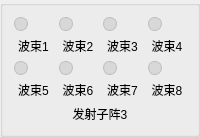
           <widget class="QGroupBox" name="grpArrayTx3">
            <property name="title">
             <string/>
            </property>
            <layout class="QVBoxLayout" name="layoutArrayTx3">
             <item>
              <layout class="QGridLayout" name="layoutArrayBeamsTx3">
               <item row="0" column="0">
                <layout class="QVBoxLayout" name="layoutTx3Beam1">
                 <item>
                  <widget class="QLabel" name="indicatorTx3Beam1">
                   <property name="minimumSize">
                    <size>
                     <width>14</width>
                     <height>14</height>
                    </size>
                   </property>
                   <property name="maximumSize">
                    <size>
                     <width>14</width>
                     <height>14</height>
                    </size>
                   </property>
                   <property name="styleSheet">
                    <string notr="true">background:#d8d8d8;border:1px solid #bdbdbd;border-radius:7px;</string>
                   </property>
                   <property name="text">
                    <string/>
                   </property>
                   <property name="alignment">
                    <set>Qt::AlignCenter</set>
                   </property>
                  </widget>
                 </item>
                 <item>
                  <widget class="QLabel" name="lblTx3Beam1">
                   <property name="text">
                    <string>波束1</string>
                   </property>
                   <property name="alignment">
                    <set>Qt::AlignCenter</set>
                   </property>
                  </widget>
                 </item>
                </layout>
               </item>
               <item row="0" column="1">
                <layout class="QVBoxLayout" name="layoutTx3Beam2">
                 <item>
                  <widget class="QLabel" name="indicatorTx3Beam2">
                   <property name="minimumSize">
                    <size>
                     <width>14</width>
                     <height>14</height>
                    </size>
                   </property>
                   <property name="maximumSize">
                    <size>
                     <width>14</width>
                     <height>14</height>
                    </size>
                   </property>
                   <property name="styleSheet">
                    <string notr="true">background:#d8d8d8;border:1px solid #bdbdbd;border-radius:7px;</string>
                   </property>
                   <property name="text">
                    <string/>
                   </property>
                   <property name="alignment">
                    <set>Qt::AlignCenter</set>
                   </property>
                  </widget>
                 </item>
                 <item>
                  <widget class="QLabel" name="lblTx3Beam2">
                   <property name="text">
                    <string>波束2</string>
                   </property>
                   <property name="alignment">
                    <set>Qt::AlignCenter</set>
                   </property>
                  </widget>
                 </item>
                </layout>
               </item>
               <item row="0" column="2">
                <layout class="QVBoxLayout" name="layoutTx3Beam3">
                 <item>
                  <widget class="QLabel" name="indicatorTx3Beam3">
                   <property name="minimumSize">
                    <size>
                     <width>14</width>
                     <height>14</height>
                    </size>
                   </property>
                   <property name="maximumSize">
                    <size>
                     <width>14</width>
                     <height>14</height>
                    </size>
                   </property>
                   <property name="styleSheet">
                    <string notr="true">background:#d8d8d8;border:1px solid #bdbdbd;border-radius:7px;</string>
                   </property>
                   <property name="text">
                    <string/>
                   </property>
                   <property name="alignment">
                    <set>Qt::AlignCenter</set>
                   </property>
                  </widget>
                 </item>
                 <item>
                  <widget class="QLabel" name="lblTx3Beam3">
                   <property name="text">
                    <string>波束3</string>
                   </property>
                   <property name="alignment">
                    <set>Qt::AlignCenter</set>
                   </property>
                  </widget>
                 </item>
                </layout>
               </item>
               <item row="0" column="3">
                <layout class="QVBoxLayout" name="layoutTx3Beam4">
                 <item>
                  <widget class="QLabel" name="indicatorTx3Beam4">
                   <property name="minimumSize">
                    <size>
                     <width>14</width>
                     <height>14</height>
                    </size>
                   </property>
                   <property name="maximumSize">
                    <size>
                     <width>14</width>
                     <height>14</height>
                    </size>
                   </property>
                   <property name="styleSheet">
                    <string notr="true">background:#d8d8d8;border:1px solid #bdbdbd;border-radius:7px;</string>
                   </property>
                   <property name="text">
                    <string/>
                   </property>
                   <property name="alignment">
                    <set>Qt::AlignCenter</set>
                   </property>
                  </widget>
                 </item>
                 <item>
                  <widget class="QLabel" name="lblTx3Beam4">
                   <property name="text">
                    <string>波束4</string>
                   </property>
                   <property name="alignment">
                    <set>Qt::AlignCenter</set>
                   </property>
                  </widget>
                 </item>
                </layout>
               </item>
               <item row="1" column="0">
                <layout class="QVBoxLayout" name="layoutTx3Beam5">
                 <item>
                  <widget class="QLabel" name="indicatorTx3Beam5">
                   <property name="minimumSize">
                    <size>
                     <width>14</width>
                     <height>14</height>
                    </size>
                   </property>
                   <property name="maximumSize">
                    <size>
                     <width>14</width>
                     <height>14</height>
                    </size>
                   </property>
                   <property name="styleSheet">
                    <string notr="true">background:#d8d8d8;border:1px solid #bdbdbd;border-radius:7px;</string>
                   </property>
                   <property name="text">
                    <string/>
                   </property>
                   <property name="alignment">
                    <set>Qt::AlignCenter</set>
                   </property>
                  </widget>
                 </item>
                 <item>
                  <widget class="QLabel" name="lblTx3Beam5">
                   <property name="text">
                    <string>波束5</string>
                   </property>
                   <property name="alignment">
                    <set>Qt::AlignCenter</set>
                   </property>
                  </widget>
                 </item>
                </layout>
               </item>
               <item row="1" column="1">
                <layout class="QVBoxLayout" name="layoutTx3Beam6">
                 <item>
                  <widget class="QLabel" name="indicatorTx3Beam6">
                   <property name="minimumSize">
                    <size>
                     <width>14</width>
                     <height>14</height>
                    </size>
                   </property>
                   <property name="maximumSize">
                    <size>
                     <width>14</width>
                     <height>14</height>
                    </size>
                   </property>
                   <property name="styleSheet">
                    <string notr="true">background:#d8d8d8;border:1px solid #bdbdbd;border-radius:7px;</string>
                   </property>
                   <property name="text">
                    <string/>
                   </property>
                   <property name="alignment">
                    <set>Qt::AlignCenter</set>
                   </property>
                  </widget>
                 </item>
                 <item>
                  <widget class="QLabel" name="lblTx3Beam6">
                   <property name="text">
                    <string>波束6</string>
                   </property>
                   <property name="alignment">
                    <set>Qt::AlignCenter</set>
                   </property>
                  </widget>
                 </item>
                </layout>
               </item>
               <item row="1" column="2">
                <layout class="QVBoxLayout" name="layoutTx3Beam7">
                 <item>
                  <widget class="QLabel" name="indicatorTx3Beam7">
                   <property name="minimumSize">
                    <size>
                     <width>14</width>
                     <height>14</height>
                    </size>
                   </property>
                   <property name="maximumSize">
                    <size>
                     <width>14</width>
                     <height>14</height>
                    </size>
                   </property>
                   <property name="styleSheet">
                    <string notr="true">background:#d8d8d8;border:1px solid #bdbdbd;border-radius:7px;</string>
                   </property>
                   <property name="text">
                    <string/>
                   </property>
                   <property name="alignment">
                    <set>Qt::AlignCenter</set>
                   </property>
                  </widget>
                 </item>
                 <item>
                  <widget class="QLabel" name="lblTx3Beam7">
                   <property name="text">
                    <string>波束7</string>
                   </property>
                   <property name="alignment">
                    <set>Qt::AlignCenter</set>
                   </property>
                  </widget>
                 </item>
                </layout>
               </item>
               <item row="1" column="3">
                <layout class="QVBoxLayout" name="layoutTx3Beam8">
                 <item>
                  <widget class="QLabel" name="indicatorTx3Beam8">
                   <property name="minimumSize">
                    <size>
                     <width>14</width>
                     <height>14</height>
                    </size>
                   </property>
                   <property name="maximumSize">
                    <size>
                     <width>14</width>
                     <height>14</height>
                    </size>
                   </property>
                   <property name="styleSheet">
                    <string notr="true">background:#d8d8d8;border:1px solid #bdbdbd;border-radius:7px;</string>
                   </property>
                   <property name="text">
                    <string/>
                   </property>
                   <property name="alignment">
                    <set>Qt::AlignCenter</set>
                   </property>
                  </widget>
                 </item>
                 <item>
                  <widget class="QLabel" name="lblTx3Beam8">
                   <property name="text">
                    <string>波束8</string>
                   </property>
                   <property name="alignment">
                    <set>Qt::AlignCenter</set>
                   </property>
                  </widget>
                 </item>
                </layout>
               </item>
              </layout>
             </item>
             <item>
              <widget class="QLabel" name="lblArrayNameTx3">
               <property name="text">
                <string>发射子阵3</string>
               </property>
               <property name="alignment">
                <set>Qt::AlignCenter</set>
               </property>
              </widget>
             </item>
            </layout>
           </widget>
